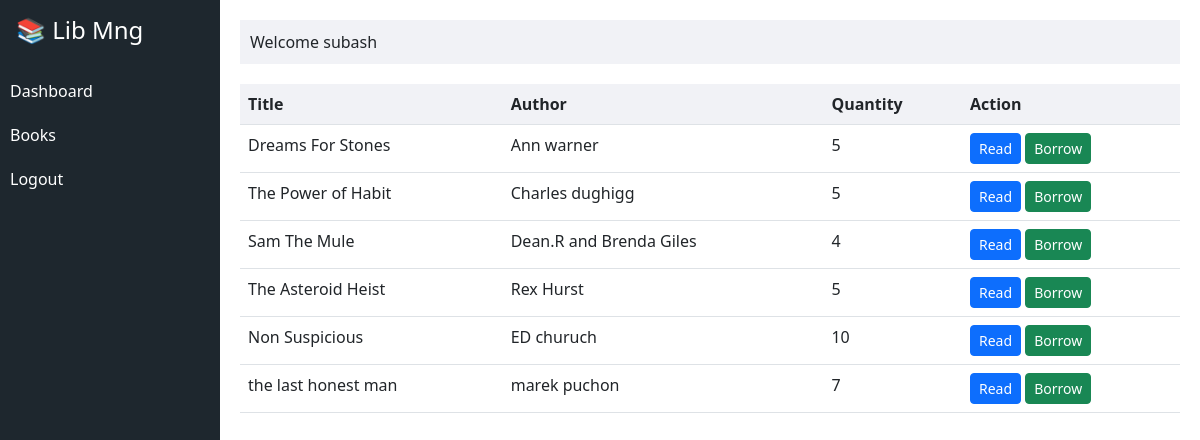
The app's page /books (signed in) with its own data.
### tables this page shows
CREATE TABLE books(
id INTEGER PRIMARY KEY AUTOINCREMENT,
title TEXT,
author TEXT,
category TEXT,
file TEXT
, quantity INTEGER DEFAULT 1);

### app.py (the view)
@app.route("/books")
def books():
    if "user" not in session:
        return redirect("/login")
    con = db()
    books = con.execute("SELECT * FROM books").fetchall()
    borrowed = con.execute("""
        SELECT book_id FROM borrow
        WHERE user_id=? AND status='borrowed'
    """, (session["id"],)).fetchall()
    borrowed_ids = [b["book_id"] for b in borrowed]
    return render_template("books.html",
                           books=books,
                           borrowed_ids=borrowed_ids)

### app.py (called while the page is built)
def db():
    con = sqlite3.connect("database.db")
    con.row_factory = sqlite3.Row
    return con

### templates/books.html (shortened to what this page needs)
{% extends "base.html" %}
{% block content %}
<table class="table">
<tr><th>Title</th><th>Author</th><th>Quantity</th><th>Action</th></tr>
{% for b in books %}
<tr>
<td>{{b.title}}</td>
<td>{{b.author}}</td>
<td>{{ b.quantity }}</td>
<td>
{% if b.file %}
<a href="/read/{{b.file}}" class="btn btn-primary btn-sm">Read</a>
{% endif %}
{% if b.id in borrowed_ids %}
<a href="/return/{{b.id}}" class="btn btn-danger btn-sm">Return</a>
{% else %}
<a href="/borrow/{{b.id}}" class="btn btn-success btn-sm">Borrow</a>
{% endif %}
</td>
</tr>
{% endfor %}
</table>
{% endblock %}

### templates/base.html (style rules this page uses)
.table th { background: #f1f2f6; }

### records on screen
books: title "Dreams For Stones", author "Ann warner", quantity "5"
books: title "The Power of Habit", author "Charles dughigg", quantity "5"
books: title "Sam The Mule", author "Dean.R and Brenda Giles", quantity "4"
books: title "The Asteroid Heist", author "Rex Hurst", quantity "5"
books: title "Non Suspicious", author "ED churuch", quantity "10"
books: title "the last honest man", author "marek puchon", quantity "7"

### other values on screen
{{ session.user }} "subash"
